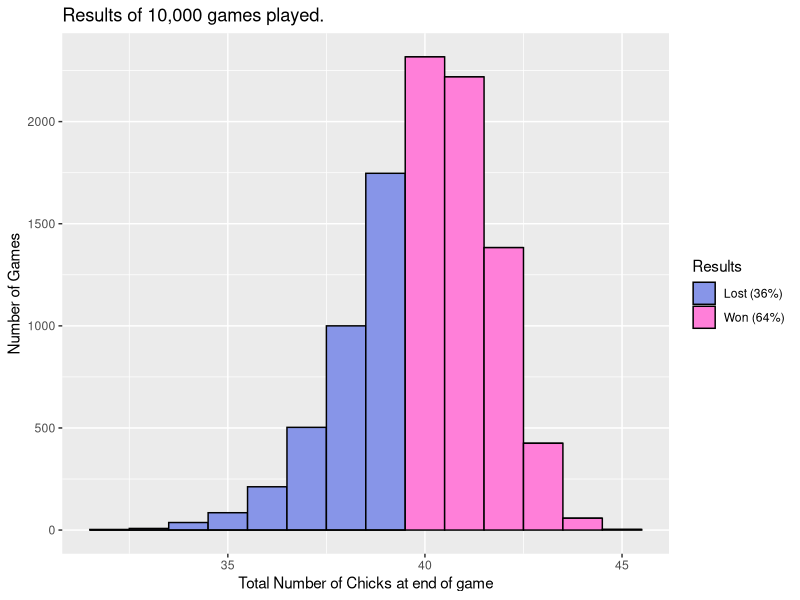

This figure's R source:
## ---- chunk 1
knitr::opts_chunk$set(collapse = TRUE)

library(dplyr)
library(ggplot2)
library(stringr)
library(doParallel)
## ---- chunk 2
playGame <-
function(){
 
  #Create the spinner, game board, and bonus vectors to reference
  spinner <- c("sheep","cow","dog","pig","tractor","fox")
  board <- c("empty", "sheep", "pig", "tractor", "cow", "dog", "pig", "cow", "dog", "sheep", "tractor","empty", "cow", "pig","empty","empty","empty","tractor", "empty", "tractor", "dog", "sheep","cow", "dog", "pig", "tractor", "empty", "sheep", "cow", "empty","empty", "tractor", "pig","sheep", "dog", "empty", "sheep", "cow", "pig", "end")

  bonus <- rep(0,40)
  bonus[c(4,8,22,35,39)] <- 1

  #Initialize some iteration variables to store counts to output
  totalSpaces <- 0;
  numChicks <- 0
  totalSpins <- 0
  numFox <- 0
  stolenChicks <- 0
  numBonus <- 0


  while(TRUE){
    #spin the spinner
    c_spin <- sample(spinner,1)
    totalSpins <- totalSpins + 1
 
    #Check if the player spun fox, if so steal a chick if there is one to steal and spin again.
    if(c_spin == "fox"){
      numChicks <- max(0,numChicks-1)
      numFox <- numFox + 1
      next
    }
   
    #find how many spaces it is till the next item spun on the gameboard.
    cut <- min(which(board==c_spin))
 
    #If the board ends before the next item spun shows up, it will retun 'Inf' so we'll
    #just set it to be the remaining number of spaces left on the board.
    if(cut == "Inf") cut <- length(board)
    totalSpaces <- totalSpaces + cut
 
    if(bonus[totalSpaces]==1) numBonus <- numBonus + 1
    numChicks <- numChicks + cut + bonus[totalSpaces]
    board <- board[-c(1:cut)]
    if(length(board) == 0){ break}
  }
  data.frame(chicks = numChicks, foxes = numFox, bonus = numBonus, spins = totalSpins)
}

## ---- chunk 3
registerDoParallel(cores=7)
stacked <- foreach(i=1:10000, .combine = rbind) %dopar% playGame()

## ---- chunk 4
win_prop <- round(mean(stacked$chicks >= 40),2)*100

stacked |>
  mutate(cc = if_else(chicks >= 40,str_glue("Won ({win_prop}%)"),str_glue("Lost ({100-win_prop}%)"))) |>
  #count(chicks) |>
  ggplot(aes(x = chicks, fill = cc)) +
  geom_histogram(binwidth = 1, color = "black") +
  scale_fill_manual(values = c("#8795E8", "#FF7FD9")) +
  labs(x = "Total Number of Chicks at end of game",
       y = "Number of Games",
       title = str_glue("Results of 10,000 games played."),
       title2 = "sdf",
       fill = "Results")
